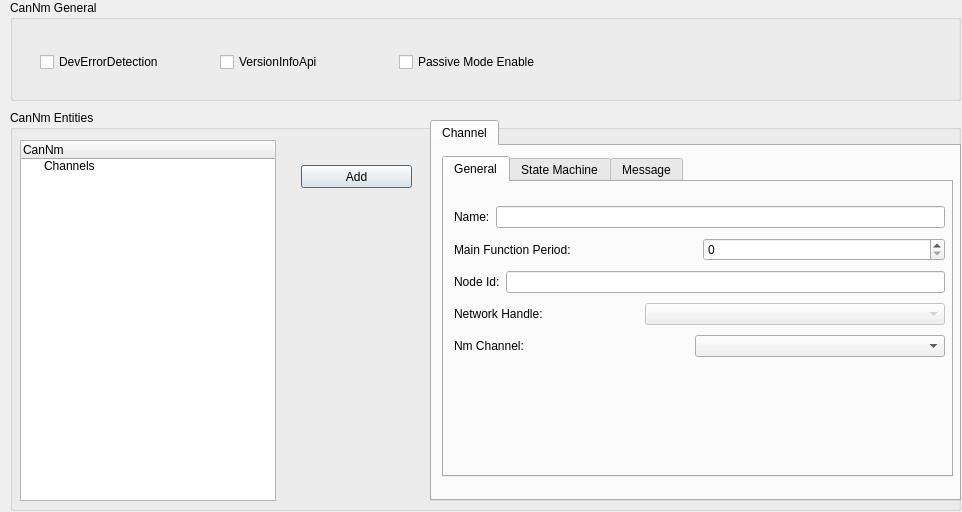
<?xml version="1.0" encoding="UTF-8"?>
<ui version="4.0">
 <class>cd_cannm</class>
 <widget class="QDialog" name="cd_cannm">
  <property name="geometry">
   <rect>
    <x>0</x>
    <y>0</y>
    <width>962</width>
    <height>512</height>
   </rect>
  </property>
  <property name="windowTitle">
   <string>Can Network Management</string>
  </property>
  <property name="styleSheet">
   <string notr="true">font: 12pt &quot;Consolas&quot;;</string>
  </property>
  <widget class="QGroupBox" name="groupBox">
   <property name="geometry">
    <rect>
     <x>10</x>
     <y>0</y>
     <width>951</width>
     <height>101</height>
    </rect>
   </property>
   <property name="title">
    <string>CanNm General</string>
   </property>
   <widget class="QWidget" name="layoutWidget">
    <property name="geometry">
     <rect>
      <x>30</x>
      <y>50</y>
      <width>533</width>
      <height>25</height>
     </rect>
    </property>
    <layout class="QHBoxLayout" name="horizontalLayout">
     <item>
      <widget class="QCheckBox" name="cbxDevErr">
       <property name="text">
        <string>DevErrorDetection</string>
       </property>
      </widget>
     </item>
     <item>
      <widget class="QCheckBox" name="cbxVersionInfoApi">
       <property name="text">
        <string>VersionInfoApi</string>
       </property>
      </widget>
     </item>
     <item>
      <widget class="QCheckBox" name="cbxPassiveModeEn">
       <property name="text">
        <string>Passive Mode Enable</string>
       </property>
      </widget>
     </item>
    </layout>
   </widget>
  </widget>
  <widget class="QGroupBox" name="groupBox_2">
   <property name="geometry">
    <rect>
     <x>10</x>
     <y>110</y>
     <width>951</width>
     <height>401</height>
    </rect>
   </property>
   <property name="maximumSize">
    <size>
     <width>16777214</width>
     <height>16777215</height>
    </size>
   </property>
   <property name="title">
    <string>CanNm Entities</string>
   </property>
   <widget class="QTabWidget" name="tabCfg">
    <property name="geometry">
     <rect>
      <x>420</x>
      <y>10</y>
      <width>531</width>
      <height>381</height>
     </rect>
    </property>
    <property name="currentIndex">
     <number>0</number>
    </property>
    <widget class="QWidget" name="tab_3">
     <attribute name="title">
      <string>Channel</string>
     </attribute>
     <widget class="QTabWidget" name="tabWidget">
      <property name="geometry">
       <rect>
        <x>10</x>
        <y>10</y>
        <width>511</width>
        <height>321</height>
       </rect>
      </property>
      <property name="currentIndex">
       <number>0</number>
      </property>
      <widget class="QWidget" name="tab">
       <attribute name="title">
        <string>General</string>
       </attribute>
       <widget class="QWidget" name="layoutWidget">
        <property name="geometry">
         <rect>
          <x>10</x>
          <y>20</y>
          <width>491</width>
          <height>161</height>
         </rect>
        </property>
        <layout class="QVBoxLayout" name="verticalLayout">
         <item>
          <layout class="QHBoxLayout" name="horizontalLayout_15">
           <item>
            <widget class="QLabel" name="label_44">
             <property name="text">
              <string>Name:</string>
             </property>
            </widget>
           </item>
           <item>
            <widget class="QLineEdit" name="leChanneName">
             <property name="text">
              <string/>
             </property>
            </widget>
           </item>
          </layout>
         </item>
         <item>
          <layout class="QHBoxLayout" name="horizontalLayout_5">
           <item>
            <widget class="QLabel" name="label_2">
             <property name="text">
              <string>Main Function Period:</string>
             </property>
            </widget>
           </item>
           <item>
            <widget class="QSpinBox" name="spbxMainFncPeriod">
             <property name="minimumSize">
              <size>
               <width>200</width>
               <height>0</height>
              </size>
             </property>
             <property name="toolTip">
              <string>&lt;!DOCTYPE HTML PUBLIC &quot;-//W3C//DTD HTML 4.0//EN&quot; &quot;http://www.w3.org/TR/REC-html40/strict.dtd&quot;&gt;
&lt;html&gt;&lt;head&gt;&lt;meta name=&quot;qrichtext&quot; content=&quot;1&quot; /&gt;&lt;style type=&quot;text/css&quot;&gt;
p, li { white-space: pre-wrap; }
&lt;/style&gt;&lt;/head&gt;&lt;body style=&quot; font-family:'Consolas'; font-size:12pt; font-weight:400; font-style:normal;&quot;&gt;
&lt;p style=&quot; margin-top:0px; margin-bottom:0px; margin-left:0px; margin-right:0px; -qt-block-indent:0; text-indent:0px;&quot;&gt;ms&lt;/p&gt;&lt;/body&gt;&lt;/html&gt;</string>
             </property>
             <property name="maximum">
              <number>65535</number>
             </property>
            </widget>
           </item>
          </layout>
         </item>
         <item>
          <layout class="QHBoxLayout" name="horizontalLayout_22">
           <item>
            <widget class="QLabel" name="label_47">
             <property name="text">
              <string>Node Id:</string>
             </property>
            </widget>
           </item>
           <item>
            <widget class="QLineEdit" name="leNodeId">
             <property name="text">
              <string/>
             </property>
            </widget>
           </item>
          </layout>
         </item>
         <item>
          <layout class="QHBoxLayout" name="horizontalLayout_6">
           <item>
            <widget class="QLabel" name="label_30">
             <property name="text">
              <string>Network Handle:</string>
             </property>
            </widget>
           </item>
           <item>
            <widget class="QComboBox" name="cmbxNetworkHandle">
             <property name="enabled">
              <bool>false</bool>
             </property>
             <property name="minimumSize">
              <size>
               <width>300</width>
               <height>0</height>
              </size>
             </property>
             <property name="toolTip">
              <string/>
             </property>
            </widget>
           </item>
          </layout>
         </item>
         <item>
          <layout class="QHBoxLayout" name="horizontalLayout_16">
           <item>
            <widget class="QLabel" name="label_32">
             <property name="text">
              <string>Nm Channel:</string>
             </property>
            </widget>
           </item>
           <item>
            <widget class="QComboBox" name="cmbxNmChannel">
             <property name="minimumSize">
              <size>
               <width>250</width>
               <height>0</height>
              </size>
             </property>
             <property name="toolTip">
              <string>&lt;!DOCTYPE HTML PUBLIC &quot;-//W3C//DTD HTML 4.0//EN&quot; &quot;http://www.w3.org/TR/REC-html40/strict.dtd&quot;&gt;
&lt;html&gt;&lt;head&gt;&lt;meta name=&quot;qrichtext&quot; content=&quot;1&quot; /&gt;&lt;style type=&quot;text/css&quot;&gt;
p, li { white-space: pre-wrap; }
&lt;/style&gt;&lt;/head&gt;&lt;body style=&quot; font-family:'Consolas'; font-size:12pt; font-weight:400; font-style:normal;&quot;&gt;
&lt;p style=&quot; margin-top:0px; margin-bottom:0px; margin-left:0px; margin-right:0px; -qt-block-indent:0; text-indent:0px;&quot;&gt;Upper layer Nm.&lt;/p&gt;&lt;/body&gt;&lt;/html&gt;</string>
             </property>
            </widget>
           </item>
          </layout>
         </item>
        </layout>
       </widget>
      </widget>
      <widget class="QWidget" name="tab_2">
       <attribute name="title">
        <string>State Machine</string>
       </attribute>
       <widget class="QWidget" name="layoutWidget">
        <property name="geometry">
         <rect>
          <x>10</x>
          <y>20</y>
          <width>491</width>
          <height>124</height>
         </rect>
        </property>
        <layout class="QVBoxLayout" name="verticalLayout_2">
         <item>
          <widget class="QCheckBox" name="cbxChlActive">
           <property name="text">
            <string>Channel Active</string>
           </property>
          </widget>
         </item>
         <item>
          <layout class="QHBoxLayout" name="horizontalLayout_7">
           <item>
            <widget class="QLabel" name="label_3">
             <property name="text">
              <string>Repeat Message Time:</string>
             </property>
            </widget>
           </item>
           <item>
            <widget class="QSpinBox" name="spbxRepeatMessageTime">
             <property name="minimumSize">
              <size>
               <width>200</width>
               <height>0</height>
              </size>
             </property>
             <property name="toolTip">
              <string>&lt;!DOCTYPE HTML PUBLIC &quot;-//W3C//DTD HTML 4.0//EN&quot; &quot;http://www.w3.org/TR/REC-html40/strict.dtd&quot;&gt;
&lt;html&gt;&lt;head&gt;&lt;meta name=&quot;qrichtext&quot; content=&quot;1&quot; /&gt;&lt;style type=&quot;text/css&quot;&gt;
p, li { white-space: pre-wrap; }
&lt;/style&gt;&lt;/head&gt;&lt;body style=&quot; font-family:'Consolas'; font-size:12pt; font-weight:400; font-style:normal;&quot;&gt;
&lt;p style=&quot; margin-top:0px; margin-bottom:0px; margin-left:0px; margin-right:0px; -qt-block-indent:0; text-indent:0px;&quot;&gt;ms&lt;/p&gt;&lt;/body&gt;&lt;/html&gt;</string>
             </property>
             <property name="maximum">
              <number>65535</number>
             </property>
            </widget>
           </item>
          </layout>
         </item>
         <item>
          <layout class="QHBoxLayout" name="horizontalLayout_8">
           <item>
            <widget class="QLabel" name="label_4">
             <property name="text">
              <string>Prepare Bus Sleep Time:</string>
             </property>
            </widget>
           </item>
           <item>
            <widget class="QSpinBox" name="spbxPrepareBusSleepTime">
             <property name="minimumSize">
              <size>
               <width>200</width>
               <height>0</height>
              </size>
             </property>
             <property name="toolTip">
              <string>&lt;!DOCTYPE HTML PUBLIC &quot;-//W3C//DTD HTML 4.0//EN&quot; &quot;http://www.w3.org/TR/REC-html40/strict.dtd&quot;&gt;
&lt;html&gt;&lt;head&gt;&lt;meta name=&quot;qrichtext&quot; content=&quot;1&quot; /&gt;&lt;style type=&quot;text/css&quot;&gt;
p, li { white-space: pre-wrap; }
&lt;/style&gt;&lt;/head&gt;&lt;body style=&quot; font-family:'Consolas'; font-size:12pt; font-weight:400; font-style:normal;&quot;&gt;
&lt;p style=&quot; margin-top:0px; margin-bottom:0px; margin-left:0px; margin-right:0px; -qt-block-indent:0; text-indent:0px;&quot;&gt;ms&lt;/p&gt;&lt;/body&gt;&lt;/html&gt;</string>
             </property>
             <property name="maximum">
              <number>65535</number>
             </property>
            </widget>
           </item>
          </layout>
         </item>
         <item>
          <layout class="QHBoxLayout" name="horizontalLayout_9">
           <item>
            <widget class="QLabel" name="label_5">
             <property name="text">
              <string>Network Mode Time:</string>
             </property>
            </widget>
           </item>
           <item>
            <widget class="QSpinBox" name="spbxTimeoutTime">
             <property name="minimumSize">
              <size>
               <width>200</width>
               <height>0</height>
              </size>
             </property>
             <property name="toolTip">
              <string>&lt;!DOCTYPE HTML PUBLIC &quot;-//W3C//DTD HTML 4.0//EN&quot; &quot;http://www.w3.org/TR/REC-html40/strict.dtd&quot;&gt;
&lt;html&gt;&lt;head&gt;&lt;meta name=&quot;qrichtext&quot; content=&quot;1&quot; /&gt;&lt;style type=&quot;text/css&quot;&gt;
p, li { white-space: pre-wrap; }
&lt;/style&gt;&lt;/head&gt;&lt;body style=&quot; font-family:'Consolas'; font-size:12pt; font-weight:400; font-style:normal;&quot;&gt;
&lt;p style=&quot; margin-top:0px; margin-bottom:0px; margin-left:0px; margin-right:0px; -qt-block-indent:0; text-indent:0px;&quot;&gt;TimeoutTime(ms)&lt;/p&gt;&lt;/body&gt;&lt;/html&gt;</string>
             </property>
             <property name="maximum">
              <number>65535</number>
             </property>
            </widget>
           </item>
          </layout>
         </item>
        </layout>
       </widget>
      </widget>
      <widget class="QWidget" name="tab_4">
       <attribute name="title">
        <string>Message</string>
       </attribute>
       <widget class="QWidget" name="layoutWidget">
        <property name="geometry">
         <rect>
          <x>10</x>
          <y>20</y>
          <width>481</width>
          <height>244</height>
         </rect>
        </property>
        <layout class="QVBoxLayout" name="verticalLayout_5">
         <item>
          <layout class="QVBoxLayout" name="verticalLayout_3">
           <item>
            <layout class="QHBoxLayout" name="horizontalLayout_17">
             <item>
              <widget class="QLabel" name="label_33">
               <property name="text">
                <string>Tx Pdu:</string>
               </property>
              </widget>
             </item>
             <item>
              <widget class="QComboBox" name="cmbxTxPdu">
               <property name="minimumSize">
                <size>
                 <width>250</width>
                 <height>0</height>
                </size>
               </property>
               <property name="toolTip">
                <string/>
               </property>
              </widget>
             </item>
            </layout>
           </item>
           <item>
            <layout class="QHBoxLayout" name="horizontalLayout_18">
             <item>
              <widget class="QLabel" name="label_34">
               <property name="text">
                <string>Rx Pdu:</string>
               </property>
              </widget>
             </item>
             <item>
              <widget class="QComboBox" name="cmbxRxPdu">
               <property name="enabled">
                <bool>true</bool>
               </property>
               <property name="minimumSize">
                <size>
                 <width>250</width>
                 <height>0</height>
                </size>
               </property>
               <property name="toolTip">
                <string/>
               </property>
              </widget>
             </item>
            </layout>
           </item>
           <item>
            <layout class="QHBoxLayout" name="horizontalLayout_10">
             <item>
              <widget class="QLabel" name="label_6">
               <property name="text">
                <string>Tx Cycle Time:</string>
               </property>
              </widget>
             </item>
             <item>
              <widget class="QSpinBox" name="spbxTxCycleTime">
               <property name="minimumSize">
                <size>
                 <width>200</width>
                 <height>0</height>
                </size>
               </property>
               <property name="toolTip">
                <string>&lt;!DOCTYPE HTML PUBLIC &quot;-//W3C//DTD HTML 4.0//EN&quot; &quot;http://www.w3.org/TR/REC-html40/strict.dtd&quot;&gt;
&lt;html&gt;&lt;head&gt;&lt;meta name=&quot;qrichtext&quot; content=&quot;1&quot; /&gt;&lt;style type=&quot;text/css&quot;&gt;
p, li { white-space: pre-wrap; }
&lt;/style&gt;&lt;/head&gt;&lt;body style=&quot; font-family:'Consolas'; font-size:12pt; font-weight:400; font-style:normal;&quot;&gt;
&lt;p style=&quot; margin-top:0px; margin-bottom:0px; margin-left:0px; margin-right:0px; -qt-block-indent:0; text-indent:0px;&quot;&gt;ms&lt;/p&gt;&lt;/body&gt;&lt;/html&gt;</string>
               </property>
               <property name="maximum">
                <number>65535</number>
               </property>
              </widget>
             </item>
            </layout>
           </item>
           <item>
            <layout class="QHBoxLayout" name="horizontalLayout_11">
             <item>
              <widget class="QLabel" name="label_7">
               <property name="text">
                <string>Tx Cycle Time Offset:</string>
               </property>
              </widget>
             </item>
             <item>
              <widget class="QSpinBox" name="spbxTxCycleTimeOffset">
               <property name="minimumSize">
                <size>
                 <width>200</width>
                 <height>0</height>
                </size>
               </property>
               <property name="toolTip">
                <string>&lt;!DOCTYPE HTML PUBLIC &quot;-//W3C//DTD HTML 4.0//EN&quot; &quot;http://www.w3.org/TR/REC-html40/strict.dtd&quot;&gt;
&lt;html&gt;&lt;head&gt;&lt;meta name=&quot;qrichtext&quot; content=&quot;1&quot; /&gt;&lt;style type=&quot;text/css&quot;&gt;
p, li { white-space: pre-wrap; }
&lt;/style&gt;&lt;/head&gt;&lt;body style=&quot; font-family:'Consolas'; font-size:12pt; font-weight:400; font-style:normal;&quot;&gt;
&lt;p style=&quot; margin-top:0px; margin-bottom:0px; margin-left:0px; margin-right:0px; -qt-block-indent:0; text-indent:0px;&quot;&gt;ms&lt;/p&gt;&lt;/body&gt;&lt;/html&gt;</string>
               </property>
               <property name="maximum">
                <number>65535</number>
               </property>
              </widget>
             </item>
            </layout>
           </item>
          </layout>
         </item>
         <item>
          <layout class="QVBoxLayout" name="verticalLayout_4">
           <item>
            <layout class="QHBoxLayout" name="horizontalLayout_2">
             <item>
              <widget class="QLabel" name="label_35">
               <property name="text">
                <string>Control Bit 
Vector Position:</string>
               </property>
              </widget>
             </item>
             <item>
              <widget class="QComboBox" name="cmbxCBVPosition">
               <property name="minimumSize">
                <size>
                 <width>250</width>
                 <height>0</height>
                </size>
               </property>
               <property name="toolTip">
                <string/>
               </property>
               <item>
                <property name="text">
                 <string>CANNM_PDU_BYTE_0</string>
                </property>
               </item>
               <item>
                <property name="text">
                 <string>CANNM_PDU_BYTE_1</string>
                </property>
               </item>
               <item>
                <property name="text">
                 <string>CANNM_PDU_OFF</string>
                </property>
               </item>
              </widget>
             </item>
            </layout>
           </item>
           <item>
            <layout class="QHBoxLayout" name="horizontalLayout_20">
             <item>
              <widget class="QLabel" name="label_36">
               <property name="text">
                <string>Node Id Position:</string>
               </property>
              </widget>
             </item>
             <item>
              <widget class="QComboBox" name="cmbxNodeIdPosition">
               <property name="minimumSize">
                <size>
                 <width>250</width>
                 <height>0</height>
                </size>
               </property>
               <property name="toolTip">
                <string/>
               </property>
               <item>
                <property name="text">
                 <string>CANNM_PDU_BYTE_0</string>
                </property>
               </item>
               <item>
                <property name="text">
                 <string>CANNM_PDU_BYTE_1</string>
                </property>
               </item>
               <item>
                <property name="text">
                 <string>CANNM_PDU_OFF</string>
                </property>
               </item>
              </widget>
             </item>
            </layout>
           </item>
          </layout>
         </item>
         <item>
          <layout class="QHBoxLayout" name="horizontalLayout_12">
           <item>
            <widget class="QLabel" name="label_8">
             <property name="text">
              <string>Pdu Length(byte):</string>
             </property>
            </widget>
           </item>
           <item>
            <widget class="QSpinBox" name="spbxPduLength">
             <property name="minimumSize">
              <size>
               <width>200</width>
               <height>0</height>
              </size>
             </property>
             <property name="toolTip">
              <string/>
             </property>
            </widget>
           </item>
          </layout>
         </item>
        </layout>
       </widget>
      </widget>
     </widget>
    </widget>
   </widget>
   <widget class="QPushButton" name="btn1">
    <property name="geometry">
     <rect>
      <x>291</x>
      <y>55</y>
      <width>111</width>
      <height>23</height>
     </rect>
    </property>
    <property name="text">
     <string>Add</string>
    </property>
   </widget>
   <widget class="QTreeWidget" name="trCanNmCfg">
    <property name="geometry">
     <rect>
      <x>10</x>
      <y>30</y>
      <width>256</width>
      <height>361</height>
     </rect>
    </property>
    <column>
     <property name="text">
      <string>CanNm</string>
     </property>
    </column>
    <item>
     <property name="text">
      <string>Channels</string>
     </property>
    </item>
   </widget>
   <zorder>btn1</zorder>
   <zorder>tabCfg</zorder>
   <zorder>trCanNmCfg</zorder>
  </widget>
 </widget>
 <resources/>
 <connections/>
</ui>
